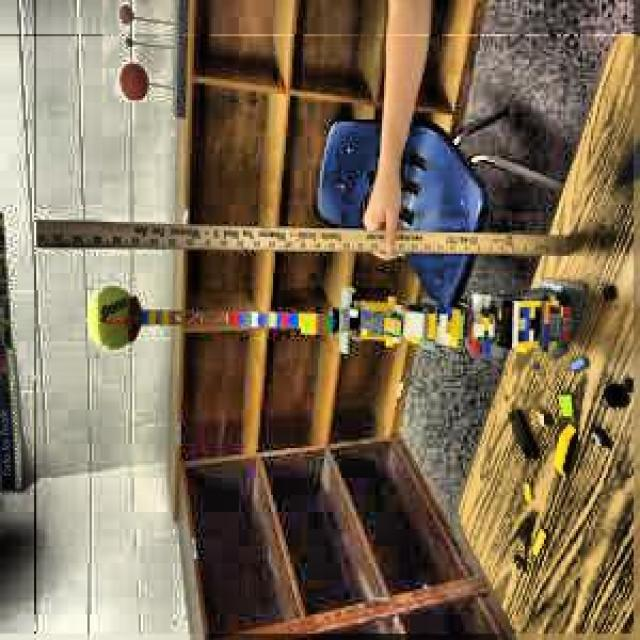
#> input picture tflite model/images/test/02445a6ea55ed88b_jpg.rf.400a782c0cc343280021093b091b5f91.jpg, 640 x 640 px
$ python -i ColorTrackingLibcamera.py   (imports and definitions only)
#> lines starting #> are read from the running program, lines starting #| are printed output that depends on the picture
#> further down, picture is the input picture: shape (640, 640, 3); mean B, G, R 87.7, 110.3, 125.9
#!/usr/bin/python3
# coding=utf8
import sys
sys.path.append('/home/rally/robot-hat/TurboPi')
import cv2
import time
import math
import signal
import PiCamera
import argparse
import threading
import numpy as np
import yaml_handle
# [6 lines of commented-out code are left out]
size = (640, 480)
target_color = ()
lab_data = None

def load_config():
    global lab_data

    lab_data = yaml_handle.get_yaml_data(yaml_handle.lab_file_path)

def getAreaMaxContour(contours):
    contour_area_temp = 0
    contour_area_max = 0
    areaMaxContour = None

    for c in contours:
        contour_area_temp = math.fabs(cv2.contourArea(c))
        if contour_area_temp > contour_area_max:
            contour_area_max = contour_area_temp
            if contour_area_temp > 300:
                areaMaxContour = c

    return areaMaxContour, contour_area_max

def run(img):
    global color_radius
    global color_center_x, color_center_y

    img_copy = img.copy()
    frame_resize = cv2.resize(img_copy, size, interpolation=cv2.INTER_NEAREST)
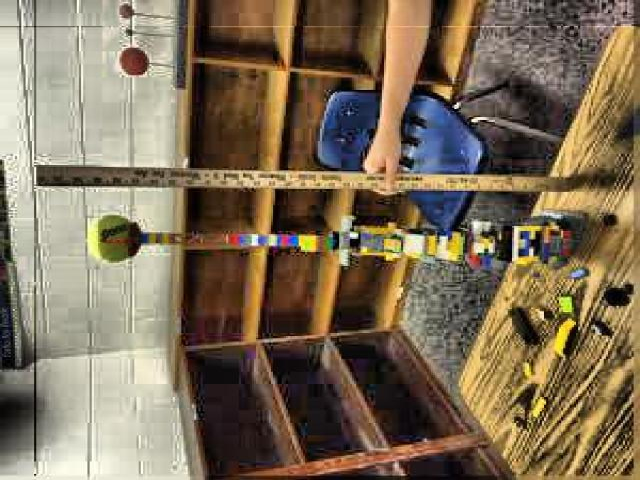
#> frame_resize: shape (480, 640, 3); mean B, G, R 87.7, 110.3, 125.9
    frame_gb = cv2.GaussianBlur(frame_resize, (3, 3), 3)
    frame_lab = cv2.cvtColor(frame_gb, cv2.COLOR_BGR2LAB)
#> frame_lab: shape (480, 640, 3); mean of channels 0, 1, 2 118.1, 131.6, 142.6

    area_max = 0
    areaMaxContour = 0

    for i in target_color:
        if i in lab_data:
            frame_mask = cv2.inRange(frame_lab,
                                     (lab_data[i]['min'][0], lab_data[i]['min'][1], lab_data[i]['min'][2]),
                                     (lab_data[i]['max'][0], lab_data[i]['max'][1], lab_data[i]['max'][2]))
            opened = cv2.morphologyEx(frame_mask, cv2.MORPH_OPEN, np.ones((3, 3), np.uint8))
            closed = cv2.morphologyEx(opened, cv2.MORPH_CLOSE, np.ones((3, 3), np.uint8))
            contours = cv2.findContours(closed, cv2.RETR_EXTERNAL, cv2.CHAIN_APPROX_NONE)[-2]
            areaMaxContour, area_max = getAreaMaxContour(contours)

    if area_max > 1000:
        (center_x, center_y), radius = cv2.minEnclosingCircle(areaMaxContour)
        color_center_x = int(center_x)
        color_center_y = int(center_y)
        color_radius = radius

        cv2.circle(img, (color_center_x, color_center_y), int(radius), (0, 255, 0), 2)

        diameter = 2 * radius  # Calculate the diameter
        print("Diameter of detected object: {:.2f} pixels".format(diameter))
    else:
        color_radius = 0
        color_center_x = -1
        color_center_y = -1

    return img

# [18 lines not run here, left out]

>>> import cv2
>>> picture = cv2.imread('../../../tflite model/images/test/02445a6ea55ed88b_jpg.rf.400a782c0cc343280021093b091b5f91.jpg')
>>> result = run(picture)

$ run again, on tflite model/images/test/038c33e7e533c12c_jpg.rf.ae9dd4ef7ab3027c2603447c4c2eb451.jpg
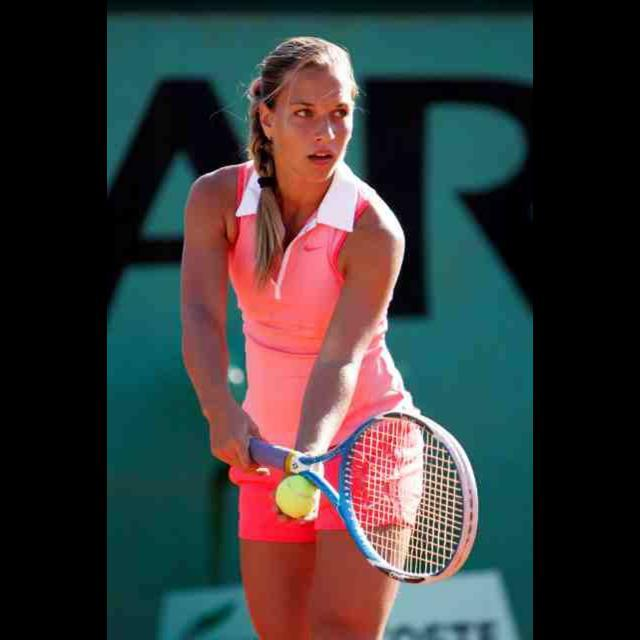
#> input picture tflite model/images/test/038c33e7e533c12c_jpg.rf.ae9dd4ef7ab3027c2603447c4c2eb451.jpg, 640 x 640 px
#> picture is the input picture: shape (640, 640, 3); mean B, G, R 57.6, 56.9, 57.7
#> in run, `frame_resize = cv2.resize(img_copy, size, interpolation=cv2.INTER_NEAR..`:
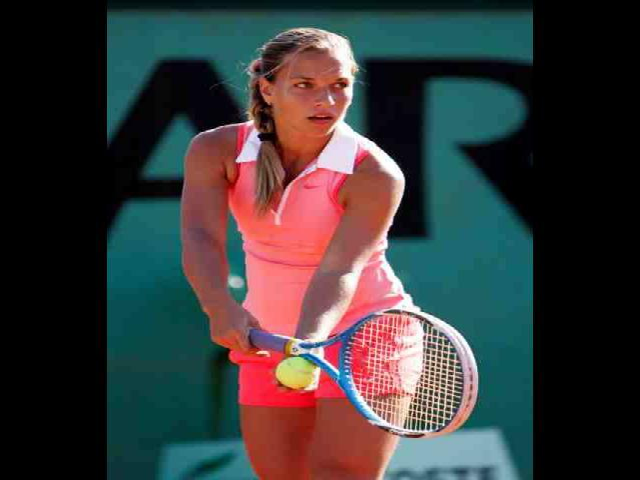
#> frame_resize: shape (480, 640, 3); mean B, G, R 57.5, 56.9, 57.7
#> frame_lab: shape (480, 640, 3); mean of channels 0, 1, 2 64.6, 130.4, 130

$ run again, on tflite model/images/test/05a83bd1eab3c8c9_jpg.rf.9f1cc76ae25ed759317c99ea9186989a.jpg
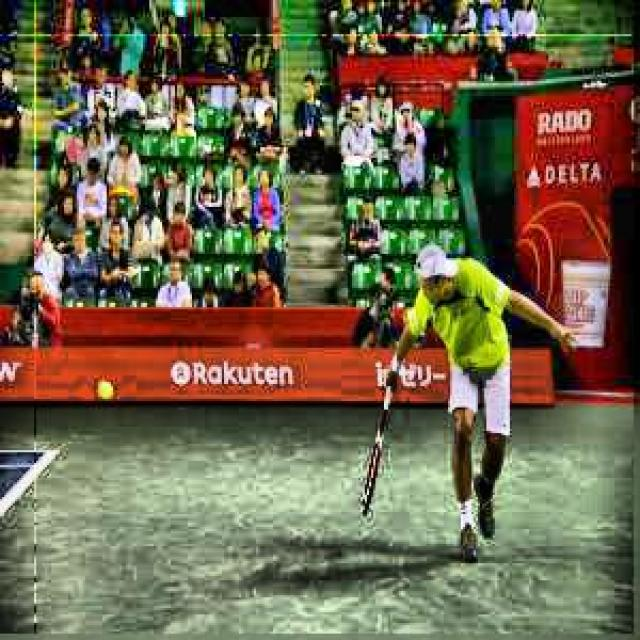
#> input picture tflite model/images/test/05a83bd1eab3c8c9_jpg.rf.9f1cc76ae25ed759317c99ea9186989a.jpg, 640 x 640 px
#> picture is the input picture: shape (640, 640, 3); mean B, G, R 75.7, 100.9, 109.8
#> in run, `frame_resize = cv2.resize(img_copy, size, interpolation=cv2.INTER_NEAR..`:
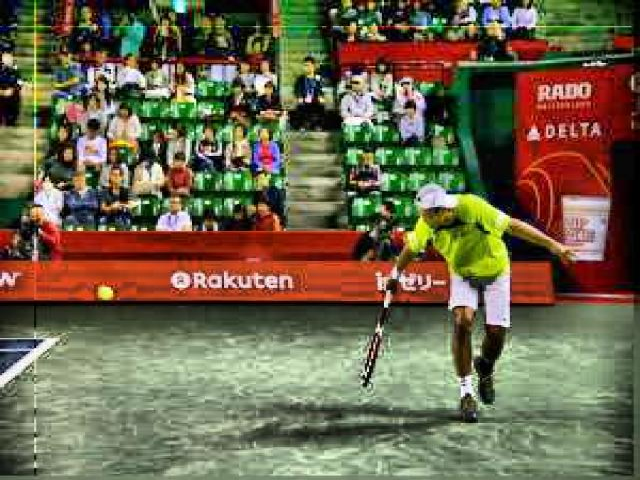
#> frame_resize: shape (480, 640, 3); mean B, G, R 75.6, 100.7, 109.6
#> frame_lab: shape (480, 640, 3); mean of channels 0, 1, 2 110.3, 128.3, 145

$ run again, on tflite model/images/test/104_jpg.rf.941b35627a9b1030b3ec9dedddc4cedc.jpg
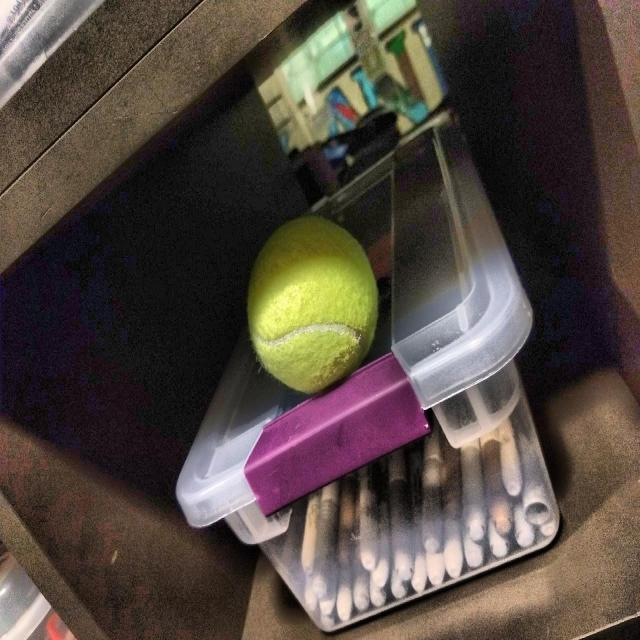
#> input picture tflite model/images/test/104_jpg.rf.941b35627a9b1030b3ec9dedddc4cedc.jpg, 640 x 640 px
#> picture is the input picture: shape (640, 640, 3); mean B, G, R 63.5, 71.1, 81.9
#> in run, `frame_resize = cv2.resize(img_copy, size, interpolation=cv2.INTER_NEAR..`:
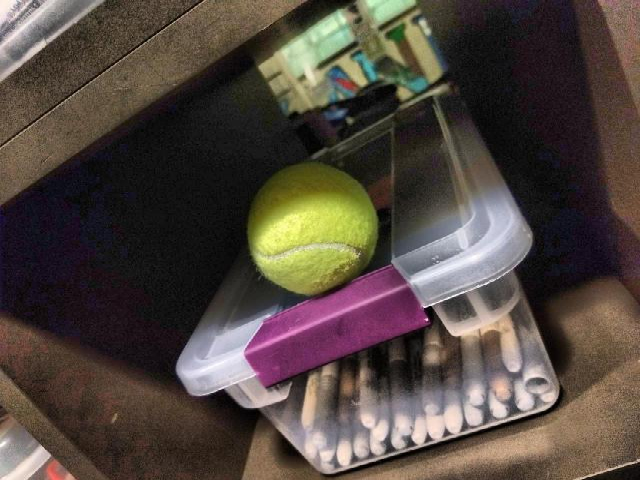
#> frame_resize: shape (480, 640, 3); mean B, G, R 63.5, 71.1, 81.9
#> frame_lab: shape (480, 640, 3); mean of channels 0, 1, 2 76.4, 131.5, 134
